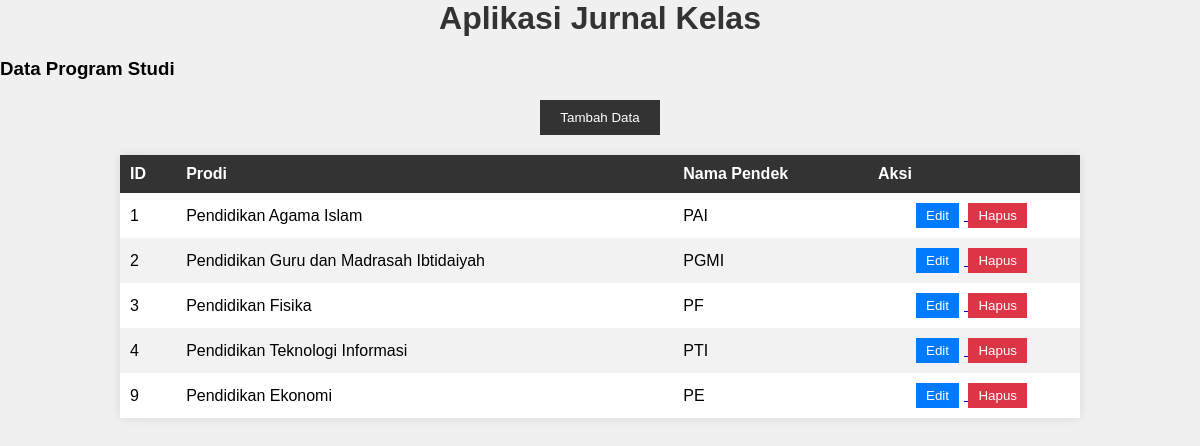
Page /prodi/tampil.php on the committed database.
### tables this page shows
CREATE TABLE `prodi` (
  `prodi_id` int NOT NULL,
  `nama_prodi` varchar(255) NOT NULL,
  `nama_pendek` varchar(255) NOT NULL
);

### prodi/tampil.php (the view, shortened to what this page needs)
<?php
require("../koneksi_db.php");
$query = "SELECT * FROM prodi";
$hasil = $koneksi->query($query);
?>
<html>
    <head>
        <link href="../style.css" rel="stylesheet">
    </head>
    <body>
        <h1>Aplikasi Jurnal Kelas</h1>
        <h3>Data Program Studi</h3>
        <div class="add-button">
        <a href="/jurnal_kelas/prodi/tambah.php">
            <button>Tambah Data</button>
        </a>
        </div>
        <table>
            <thead>
                <tr>
                    <th>ID</th>
                    <th>Prodi</th>
                    <th>Nama Pendek</th>
                    <th class="action-colum">Aksi</th>
                </tr>
            </thead>
            <tbody>
                <?php while($row = mysqli_fetch_array($hasil)) { ?>
                <tr>
                    <td><?php echo $row['prodi_id']; ?></td>
                    <td><?php echo $row['nama_prodi']; ?></td>
                    <td><?php echo $row['nama_pendek']; ?></td>
                    <td class="action-column">
                        <a href="/jurnal_kelas/prodi/edit.php?prodi_id=<?php echo $row['prodi_id']; ?>">
                            <button>Edit</button>
                        </a>
                        <button class="delete-button" onclick="hapus_data(<?php echo $row['prodi_id']; ?>)">Hapus</button>
                    </td>
                </tr>
                <?php } ?>
            </tbody>
        </table>
    </body>
</html>

### style.css (style rules this page uses)
body { font-family: Arial, sans-serif; background-color: #f0f0f0; margin: 0; padding: 0; }
h1 { text-align: center; color: #333; }
table { width: 80%; border-collapse: collapse; margin: 20px auto; background-color: #fff; box-shadow: 0px 0px 10px rgba(0, 0, 0, 0.1); }
th, td { padding: 10px; text-align: left; }
th { background-color: #333; color: #fff; }
tr:nth-child(even) { background-color: #f2f2f2; }
.add-button { text-align: center; margin: 20px 0; }
.add-button button { background-color: #333; color: #fff; border: none; padding: 10px 20px; cursor: pointer; }
.action-column { text-align: center; }
.action-column button { background-color: #007bff; color: #fff; border: none; padding: 5px 10px; cursor: pointer; margin-right: 5px; }
.action-column button.delete-button { background-color: #dc3545; }

### rows in the picture
prodi: prodi_id "1", nama_prodi "Pendidikan Agama Islam", nama_pendek "PAI"
prodi: prodi_id "2", nama_prodi "Pendidikan Guru dan Madrasah Ibtidaiyah", nama_pendek "PGMI"
prodi: prodi_id "3", nama_prodi "Pendidikan Fisika", nama_pendek "PF"
prodi: prodi_id "4", nama_prodi "Pendidikan Teknologi Informasi", nama_pendek "PTI"
prodi: prodi_id "9", nama_prodi "Pendidikan Ekonomi", nama_pendek "PE"
